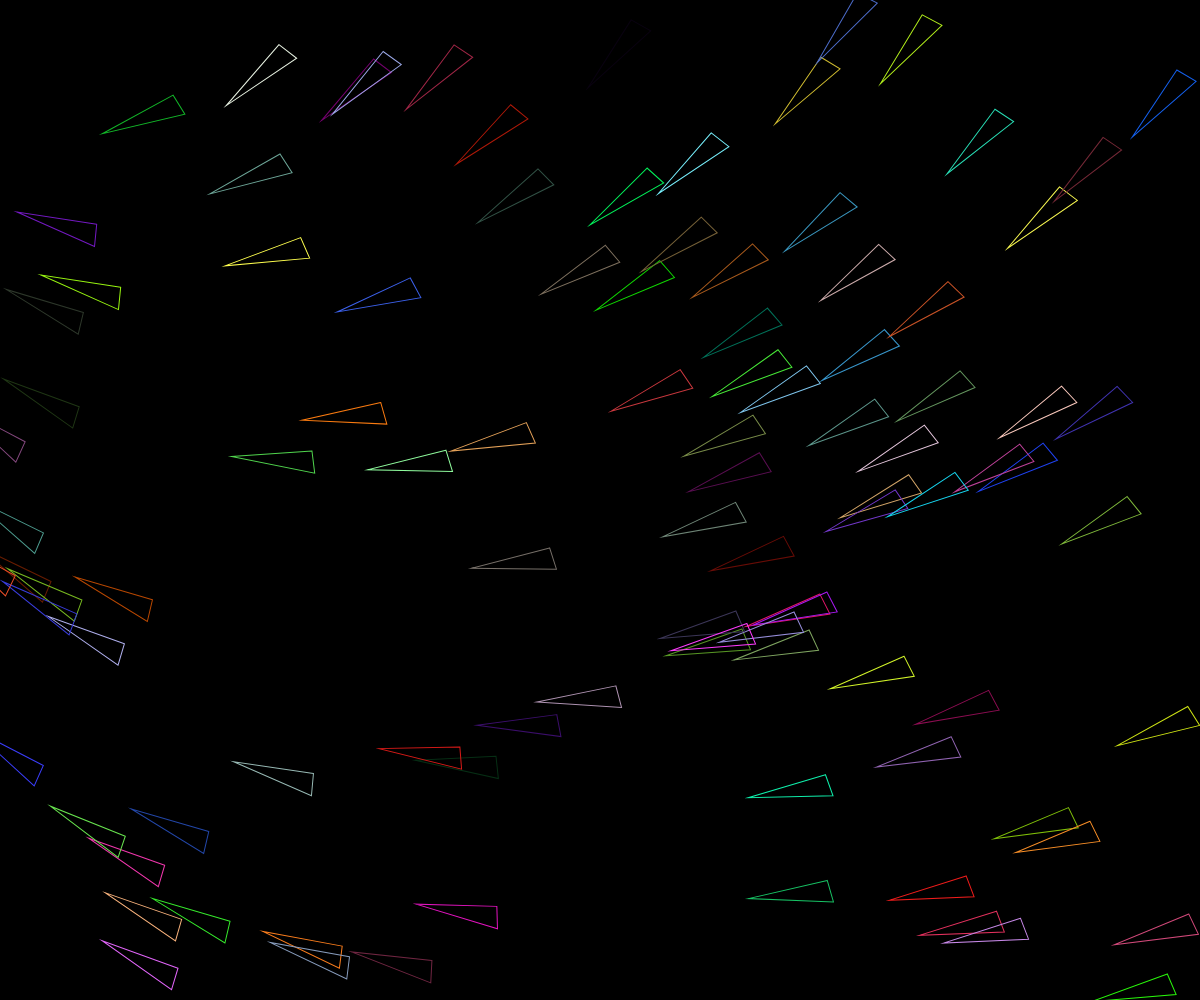
Frame 1 (no input)
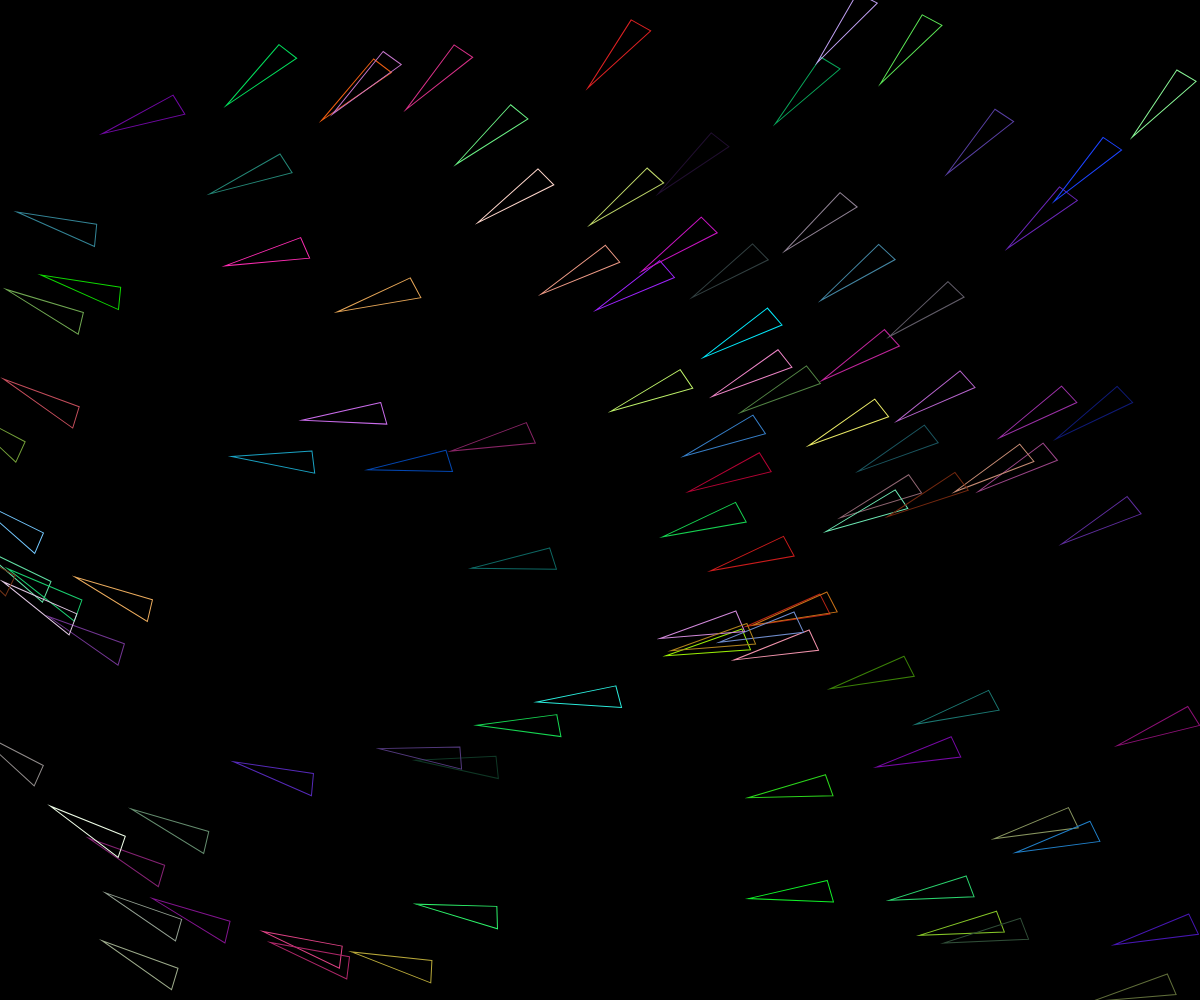
Frame 60 (no input)
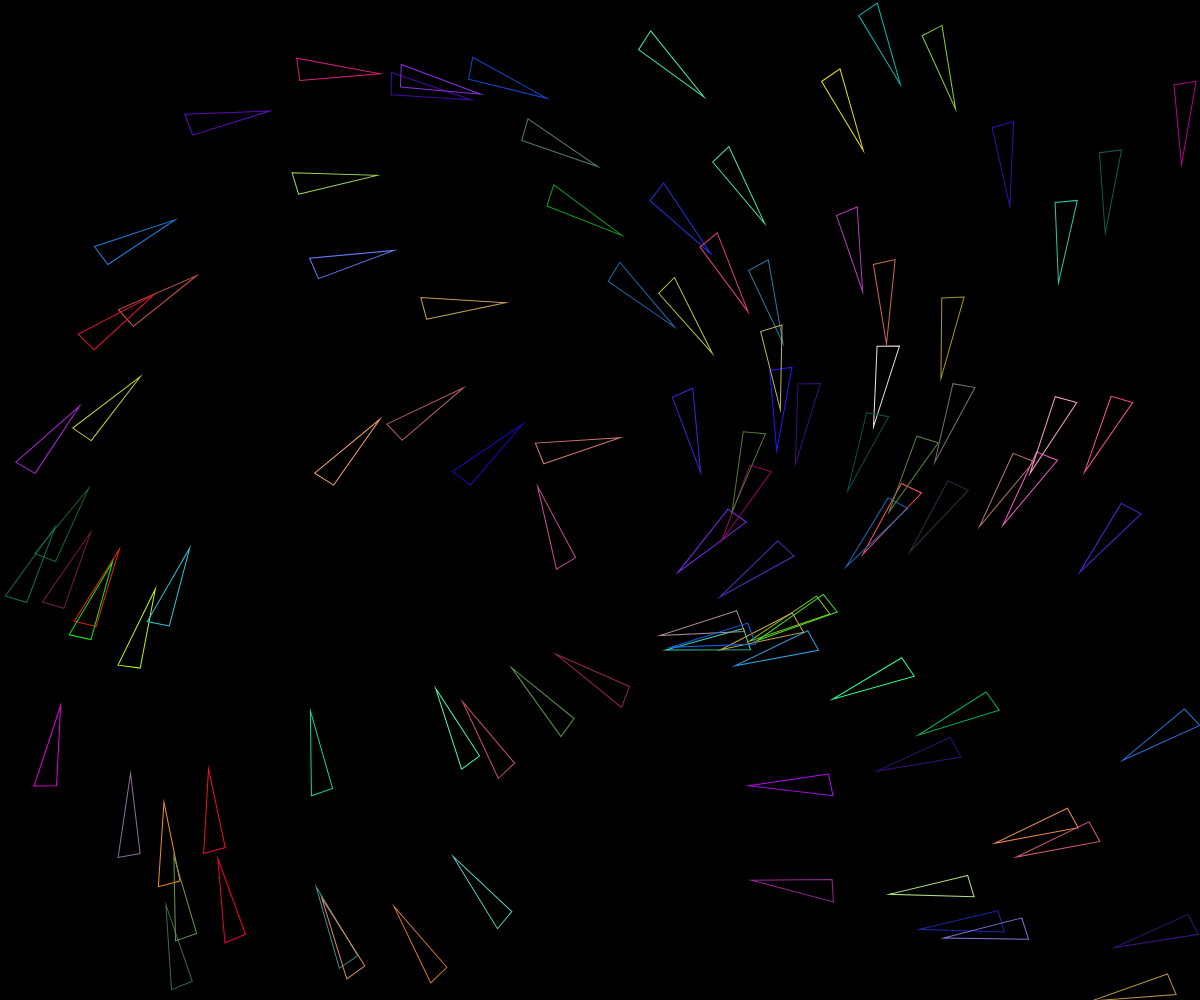
Frame 120 (the mouse pressed at the canvas centre since frame 60)

The p5.js sketch that drew these frames (run headless with seeded random() and noise() and a simulated clock; from frame 60 on, the mouse is pressed at the canvas centre):

// p5.js sketch
// ── sketch.js
var xpositions = [];
var ypositions = [];

function setup() {
  createCanvas(windowWidth,windowHeight);

  for (var i = 0; i < 100; i++){
    xpositions[i] = random(width);
    ypositions[i] = random(height);
  }
}

function draw() {
  background(0);
  noFill();
  for (var i = 0; i < 100; i++){ 
    stroke(random(255),random(255),random(255));
    knife(xpositions[i],ypositions[i],10,atan2(mouseY-ypositions[i], mouseX-xpositions[i]));
  }
}

function knife(xposition, yposition, size, angle){
  push();
  translate(xposition,yposition);
  rotate(angle);
  translate(-xposition,-yposition);
  triangle( xposition+20, yposition+10, xposition+60, yposition-60,xposition, yposition);
  pop();
}
